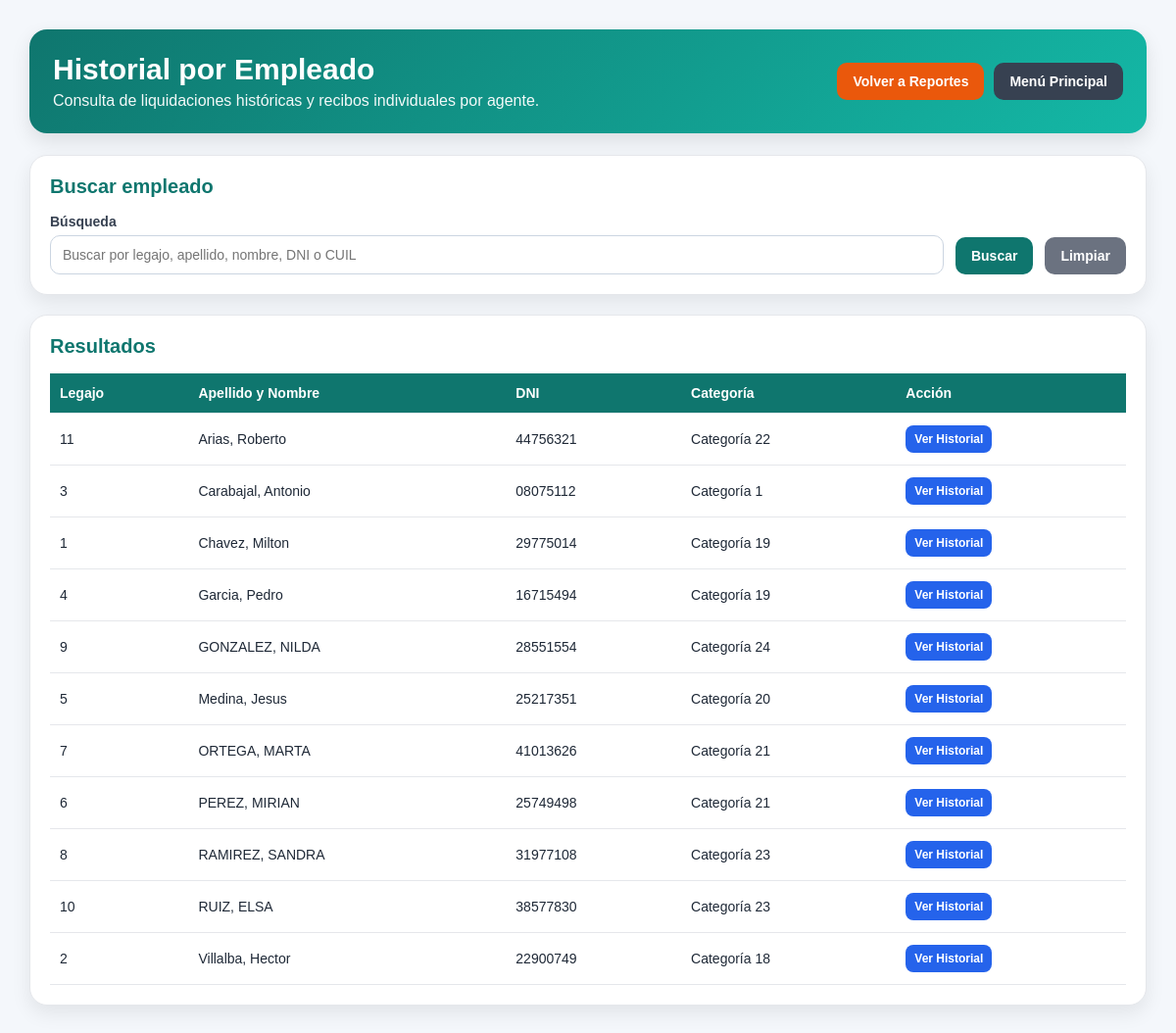
/reporte_historial_empleado.php (signed in), run on the app's committed database.
### tables this page shows
CREATE TABLE `empleado` (
  `id` int NOT NULL AUTO_INCREMENT,
  `institucion_id` int NOT NULL,
  `oficina_id` int NOT NULL,
  `situacion_id` int NOT NULL,
  `escalafon_id` int NOT NULL,
  `categoria_id` int NOT NULL,
  `nro_legajo` varchar(20) NOT NULL,
  `apellido` varchar(80) NOT NULL,
  `nombre` varchar(80) NOT NULL,
  `dni` varchar(15) NOT NULL,
  `cuil` varchar(20) NOT NULL,
  `fecha_alta` date NOT NULL,
  `fecha_baja` date DEFAULT NULL,
  `telefono` varchar(30) DEFAULT NULL,
  `email` varchar(150) DEFAULT NULL,
  `domicilio` varchar(150) DEFAULT NULL,
  `observaciones` varchar(255) DEFAULT NULL,
  `activo` tinyint(1) DEFAULT '1',
  PRIMARY KEY (`id`),
  UNIQUE KEY `nro_legajo` (`nro_legajo`),
  UNIQUE KEY `dni` (`dni`),
  UNIQUE KEY `cuil` (`cuil`),
  UNIQUE KEY `uq_empleado_legajo` (`nro_legajo`),
  UNIQUE KEY `uq_empleado_dni` (`dni`),
  UNIQUE KEY `uq_empleado_cuil` (`cuil`),
  UNIQUE KEY `uq_empleado_email` (`email`),
  KEY `institucion_id` (`institucion_id`),
  KEY `oficina_id` (`oficina_id`),
  KEY `situacion_id` (`situacion_id`),
  KEY `escalafon_id` (`escalafon_id`),
  KEY `categoria_id` (`categoria_id`),
  CONSTRAINT `empleado_ibfk_1` FOREIGN KEY (`institucion_id`) REFERENCES `institucion` (`id`),
  CONSTRAINT `empleado_ibfk_2` FOREIGN KEY (`oficina_id`) REFERENCES `oficina` (`id`),
  CONSTRAINT `empleado_ibfk_3` FOREIGN KEY (`situacion_id`) REFERENCES `situacion` (`id`),
  CONSTRAINT `empleado_ibfk_4` FOREIGN KEY (`escalafon_id`) REFERENCES `escalafon` (`id`),
  CONSTRAINT `empleado_ibfk_5` FOREIGN KEY (`categoria_id`) REFERENCES `categoria` (`id`)
);

CREATE TABLE `categoria` (
  `id` int NOT NULL AUTO_INCREMENT,
  `codigo` varchar(20) NOT NULL,
  `nombre` varchar(100) NOT NULL,
  `sueldo_basico` decimal(12,2) DEFAULT '0.00',
  `dedicacion_funcional` decimal(12,2) DEFAULT '0.00',
  `suplemento_especial` decimal(12,2) DEFAULT '0.00',
  PRIMARY KEY (`id`),
  UNIQUE KEY `uq_categoria_codigo` (`codigo`)
);

### reporte_historial_empleado.php (the view, shortened to what this page needs)
<?php
require_once("conexion.php");
$empleadoId = isset($_GET['empleado_id']) ? (int)$_GET['empleado_id'] : 0;
$busqueda   = trim($_GET['busqueda'] ?? "");
if ($empleadoId > 0) {
    $stmtEmp = $conexion->prepare("
        SELECT
            e.id,
            e.nro_legajo,
            e.apellido,
            e.nombre,
            e.dni,
            e.cuil,
            e.fecha_alta,
            e.activo,
            c.nombre AS categoria,
            o.nombre AS oficina,
            s.nombre AS situacion
        FROM empleado e
        LEFT JOIN categoria c ON e.categoria_id = c.id
        LEFT JOIN oficina o ON e.oficina_id = o.id
        LEFT JOIN situacion s ON e.situacion_id = s.id
        WHERE e.id = ?
        LIMIT 1
    ");
    $stmtEmp->bind_param("i", $empleadoId);
    $stmtEmp->execute();
    $empleado = $stmtEmp->get_result()->fetch_assoc();
    if ($empleado) {
        $stmtHist = $conexion->prepare("
            SELECT
                l.id AS liquidacion_id,
                l.tipo_liquidacion,
                l.periodo,
                l.fecha_liquidacion,
                l.estado,
                l.descripcion,
                le.total_remunerativo,
                le.total_descuentos,
                le.total_no_remunerativo,
                le.total_asignaciones,
                le.neto
            FROM liquidacion_empleado le
            INNER JOIN liquidacion l ON le.liquidacion_id = l.id
            WHERE le.empleado_id = ?
            ORDER BY l.fecha_liquidacion DESC, l.id DESC
        ");
        $stmtHist->bind_param("i", $empleadoId);
        $stmtHist->execute();
        $resultado = $stmtHist->get_result();
    }
} else {
    $sqlBusqueda = "
        SELECT
            e.id,
            e.nro_legajo,
            e.apellido,
            e.nombre,
            e.dni,
            c.nombre AS categoria
        FROM empleado e
        LEFT JOIN categoria c ON e.categoria_id = c.id
        WHERE 1=1
    ";
    $sqlBusqueda .= " ORDER BY e.apellido, e.nombre LIMIT 50";
    $stmtBus = $conexion->prepare($sqlBusqueda);
    $stmtBus->execute();
    $resultadoBusqueda = $stmtBus->get_result();
}
?>
<!DOCTYPE html>
<html lang="es">
<head>
</head>
<body>
<div class="contenedor">
    <div class="cabecera">
        <div class="cabecera-top">
            <div>
                <h1>Historial por Empleado</h1>
                <p>Consulta de liquidaciones históricas y recibos individuales por agente.</p>
            </div>
            <div class="acciones-superiores">
                <a href="reportes.php" class="btn btn-reportes">Volver a Reportes</a>
                <a href="index.php" class="btn btn-volver">Menú Principal</a>
            </div>
        </div>
    </div>
    <?php if ($empleadoId <= 0): ?>
        <div class="panel">
            <h2>Buscar empleado</h2>
            <form method="GET" action="reporte_historial_empleado.php" class="busqueda-form">
                <div class="campo">
                    <label for="busqueda">Búsqueda</label>
                    <input
                        type="text"
                        id="busqueda"
                        name="busqueda"
                        placeholder="Buscar por legajo, apellido, nombre, DNI o CUIL"
                        value="<?php echo htmlspecialchars($busqueda); ?>"
                    >
                </div>
                <button type="submit" class="btn btn-buscar">Buscar</button>
                <a href="reporte_historial_empleado.php" class="btn btn-limpiar">Limpiar</a>
            </form>
        </div>
        <div class="panel lista-empleados">
            <h2>Resultados</h2>
            <?php if (isset($resultadoBusqueda) && $resultadoBusqueda->num_rows > 0): ?>
                <div class="tabla-contenedor">
                    <table>
                        <thead>
                            <tr>
                                <th>Legajo</th>
                                <th>Apellido y Nombre</th>
                                <th>DNI</th>
                                <th>Categoría</th>
                                <th>Acción</th>
                            </tr>
                        </thead>
                        <tbody>
                            <?php while ($fila = $resultadoBusqueda->fetch_assoc()): ?>
                                <tr>
                                    <td><?php echo htmlspecialchars($fila['nro_legajo']); ?></td>
                                    <td><?php echo htmlspecialchars($fila['apellido'] . ', ' . $fila['nombre']); ?></td>
                                    <td><?php echo htmlspecialchars($fila['dni']); ?></td>
                                    <td><?php echo htmlspecialchars($fila['categoria'] ?? ''); ?></td>
                                    <td>
                                        <a href="reporte_historial_empleado.php?empleado_id=<?php echo $fila['id']; ?>" class="btn-mini btn-ver">
                                            Ver Historial
                                        </a>
                                    </td>
                                </tr>
                            <?php endwhile; ?>
                        </tbody>
                    </table>
                </div>
            <?php else: ?>
                <div class="sin-registros">
                    Ingresá una búsqueda para localizar un empleado.
                </div>
            <?php endif; ?>
        </div>
    <?php endif; ?>
</div>
</body>
</html>

### reporte_historial_empleado.php (style rules this page uses)
* { box-sizing: border-box; }
body { margin: 0; font-family: Arial, Helvetica, sans-serif; background: #f4f7fb; color: #1f2937; }
.contenedor { width: 95%; max-width: 1450px; margin: 30px auto; }
.cabecera { background: linear-gradient(135deg, #0f766e, #14b8a6); color: white; border-radius: 18px; padding: 24px; box-shadow: 0 8px 20px rgba(0,0,0,0.10); margin-bottom: 22px; }
.cabecera-top { display: flex; justify-content: space-between; align-items: center; gap: 15px; flex-wrap: wrap; }
.cabecera h1 { margin: 0 0 6px 0; font-size: 30px; }
.cabecera p { margin: 0; opacity: 0.95; }
.acciones-superiores { display: flex; gap: 10px; flex-wrap: wrap; }
.btn { display: inline-block; text-decoration: none; border: none; border-radius: 10px; padding: 11px 16px; font-size: 14px; font-weight: bold; cursor: pointer; color: white; transition: 0.2s ease; }
.btn-volver { background: #374151; }
.btn-reportes { background: #ea580c; }
.btn-buscar { background: #0f766e; }
.btn-limpiar { background: #6b7280; }
.btn-ver { background: #2563eb; }
.panel { background: white; border-radius: 18px; padding: 20px; box-shadow: 0 8px 20px rgba(0,0,0,0.08); border: 1px solid #e5e7eb; margin-bottom: 20px; }
.panel h2 { margin-top: 0; margin-bottom: 16px; font-size: 20px; color: #0f766e; }
.busqueda-form { display: grid; grid-template-columns: 2fr auto auto; gap: 12px; align-items: end; }
.campo label { display: block; margin-bottom: 6px; font-size: 14px; font-weight: bold; color: #374151; }
.campo input { width: 100%; padding: 11px 12px; border: 1px solid #cbd5e1; border-radius: 10px; font-size: 14px; outline: none; }
.tabla-contenedor { overflow-x: auto; }
table { width: 100%; min-width: 1200px; border-collapse: collapse; background: white; }
th, td { padding: 12px 10px; border-bottom: 1px solid #e5e7eb; text-align: left; font-size: 14px; vertical-align: middle; }
th { background: #0f766e; color: white; }
.btn-mini { display: inline-block; text-decoration: none; font-size: 12px; font-weight: bold; padding: 7px 9px; border-radius: 8px; color: white; }
.lista-empleados table { min-width: 700px; }

### data on the page
empleado: nro_legajo "11", apellido+nombre "Arias, Roberto", dni "44756321", categoria.nombre "Categoría 22"
empleado: nro_legajo "3", apellido+nombre "Carabajal, Antonio", dni "08075112", categoria.nombre "Categoría 1"
empleado: nro_legajo "1", apellido+nombre "Chavez, Milton", dni "29775014", categoria.nombre "Categoría 19"
empleado: nro_legajo "4", apellido+nombre "Garcia, Pedro", dni "16715494", categoria.nombre "Categoría 19"
empleado: nro_legajo "9", apellido+nombre "GONZALEZ, NILDA", dni "28551554", categoria.nombre "Categoría 24"
empleado: nro_legajo "5", apellido+nombre "Medina, Jesus", dni "25217351", categoria.nombre "Categoría 20"
empleado: nro_legajo "7", apellido+nombre "ORTEGA, MARTA", dni "41013626", categoria.nombre "Categoría 21"
empleado: nro_legajo "6", apellido+nombre "PEREZ, MIRIAN", dni "25749498", categoria.nombre "Categoría 21"
empleado: nro_legajo "8", apellido+nombre "RAMIREZ, SANDRA", dni "31977108", categoria.nombre "Categoría 23"
empleado: nro_legajo "10", apellido+nombre "RUIZ, ELSA", dni "38577830", categoria.nombre "Categoría 23"
empleado: nro_legajo "2", apellido+nombre "Villalba, Hector", dni "22900749", categoria.nombre "Categoría 18"
